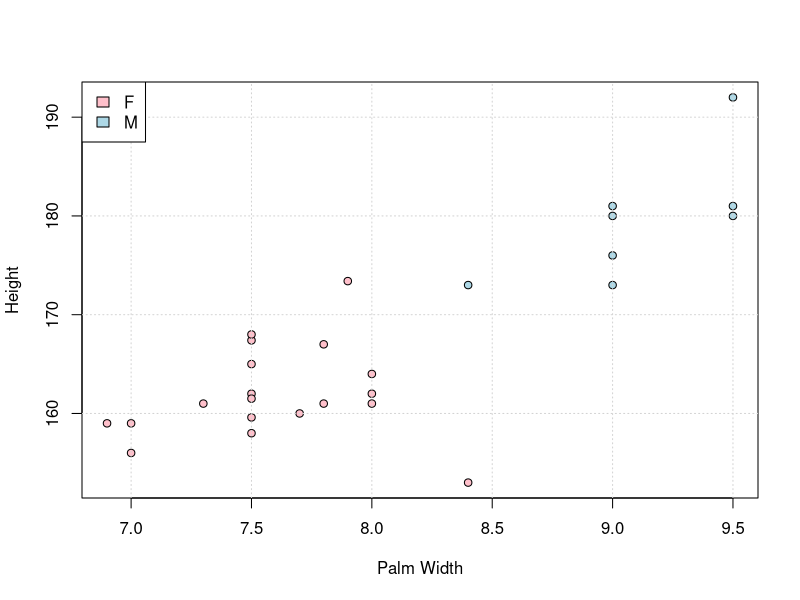
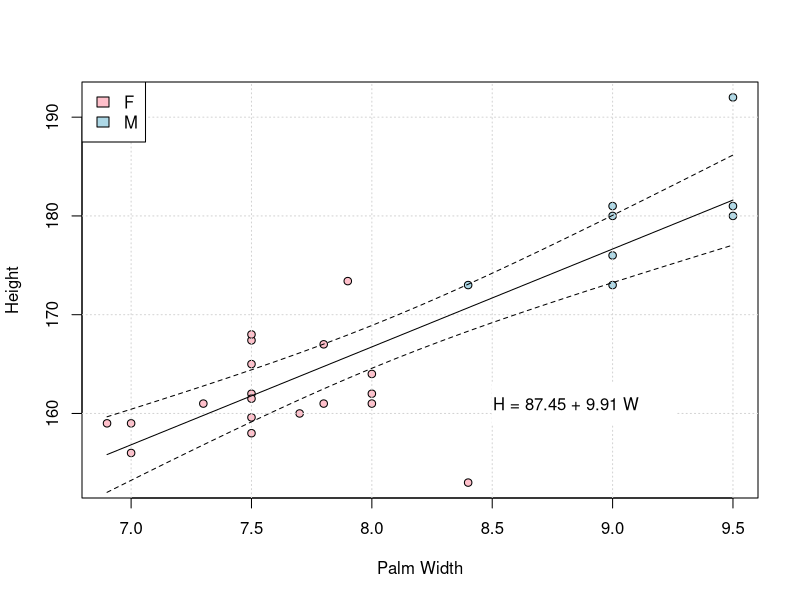
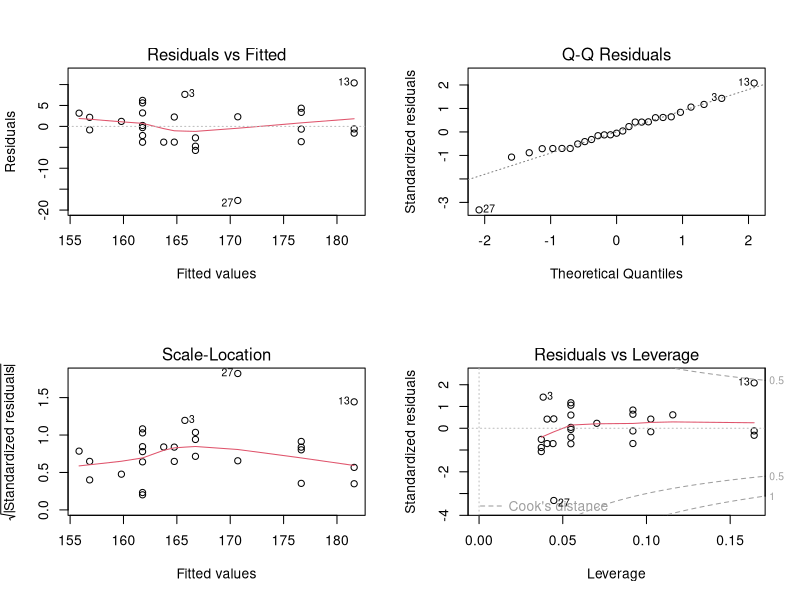
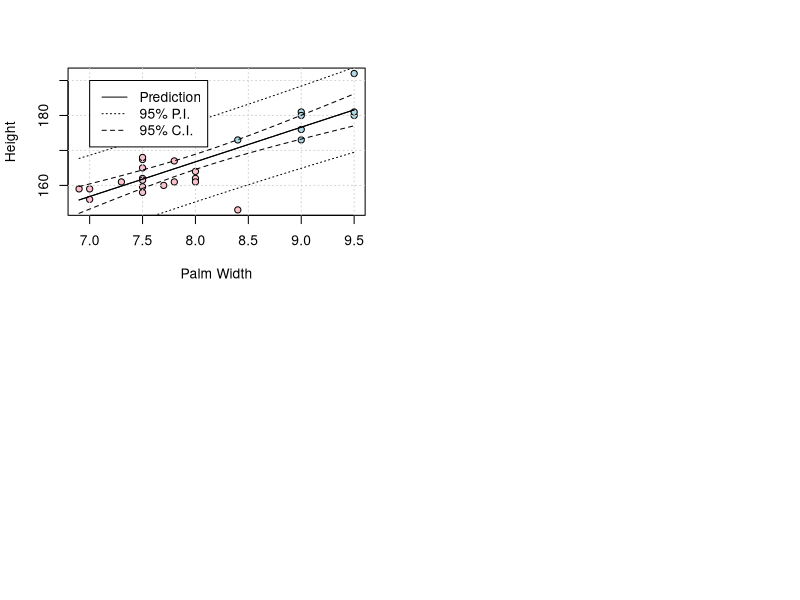

Recreate these plots in R, in order.
## ---- chunk 1
heights <- read.csv("./datasets/01-linear-regression/heights-2022.csv", stringsAsFactors = T)
m <- lm(Height ~ Palm.width, data=heights)
## ---- chunk 2
#| out-width: 4in
#| out-height: 3.5in
#| fig-width: 6
#| fig-height: 4.5
#| fig-align: center

plot(heights$Palm.width, heights$Height, 
     xlab = "Palm Width", ylab = "Height",
     pch = 21, bg = c("Pink", "Lightblue")[heights$Gender])
grid()
legend(x = "topleft", legend = levels(heights$Gender), 
       fill =c("Pink", "Lightblue"))

## ---- chunk 3
#| out-width: 4in
#| out-height: 3.5in
#| fig-width: 6
#| fig-height: 4.5
#| fig-align: center

plot(heights$Palm.width, heights$Height, 
     xlab = "Palm Width", ylab = "Height",
     pch = 21, bg = c("Pink", "Lightblue")[heights$Gender])
grid()
legend(x = "topleft", legend = levels(heights$Gender), 
       fill =c("Pink", "Lightblue"))

pred <- data.frame(
  Palm.width=seq(min(heights$Palm.width), max(heights$Palm.width), by=0.1)
)
pc <- predict(m, interval="c", newdata = pred)
matlines(pred$Palm.width, pc, lty=c(1, 2, 2), col = "black")

a <- round(coef(m)[1], 2)
b <- round(coef(m)[2], 2)
legend(8.5, 163, paste("H =", a, "+", b, "W"), bg="white", box.col="white", adj=0.2)
## ---- chunk 4
#| echo: true
m <- lm(Height ~ Palm.width, data=heights)
summary(m)
## ---- chunk 5
par(mfrow=c(2, 2))
plot(m)
## ---- chunk 6
#| out-width: 4in
#| out-height: 3.5in
#| fig-width: 6
#| fig-height: 4.5
#| fig-align: center

plot(heights$Palm.width, heights$Height, 
     xlab = "Palm Width", ylab = "Height",
     pch = 21, bg = c("Pink", "Lightblue")[heights$Gender])
grid()

pred <- data.frame(
  Palm.width=seq(min(heights$Palm.width), max(heights$Palm.width), by=0.1)
)
pi <- predict(m, interval="p", newdata = pred)
matlines(pred$Palm.width, pi, lty=c(1, 3, 3), col = "black")
ci <- predict(m, interval="c", newdata = pred)
matlines(pred$Palm.width, ci, lty=c(1, 2, 2), col = "black")

legend(7, 190, 
       legend = c("Prediction", "95% P.I.", "95% C.I."),
       lty = c(1, 3, 2))
## ---- chunk 7
#|echo: true
summary(m)$coefficients
